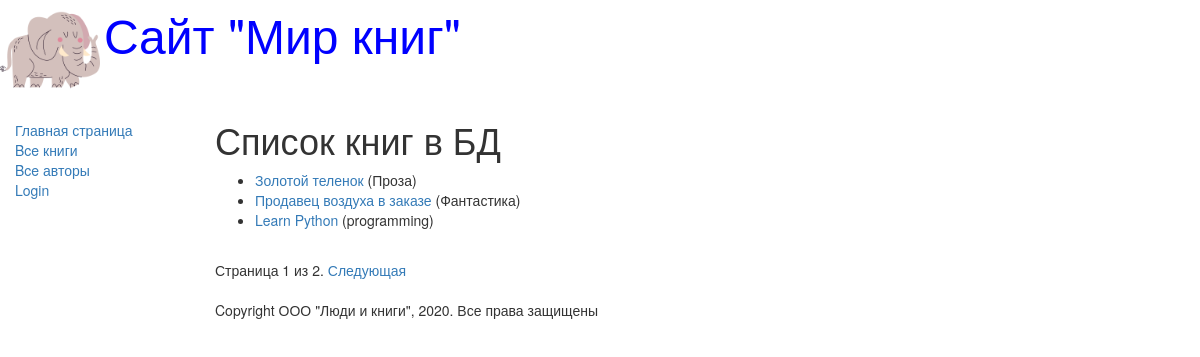
The page /books/ on the database its author committed.
### catalog/models.py (models this page shows, shortened)
class Book(models.Model):
    title = models.CharField(max_length=200, help_text='Ведите название книги',
                             verbose_name='Название книги')
    genre = models.ForeignKey('Genre', on_delete=models.CASCADE,
                              help_text='Выберите жанр книги',
                              verbose_name='Жанр книги', null=True)
    language = models.ForeignKey('Language', on_delete=models.CASCADE,
                                 help_text='Выберите язык книги',
                                 verbose_name='Язык книги', null=True)
    author = models.ManyToManyField('Author', # null=True, <--  null has no effect on ManyToManyField
                              help_text='Выберите автора книги',
                              verbose_name='Автора книги')
    summary = models.TextField(max_length=1000, verbose_name='Аннотация книги',
                               help_text='Введите краткое описание книги')
    isbn = models.CharField(max_length=13, verbose_name='ISBN книги',
                            help_text='Должно содержать 13 символов')
    def get_absolute_url(self):
        return reverse('book-detail', args=[str(self.id)])
    def display_author(self):
        return ', '.join([author.last_name for author in self.author.all()])
    display_author.short_description = 'Авторы'

class Genre(models.Model):
    name = models.CharField(max_length=200, help_text='Введите жанр книги',
                            verbose_name='Жанр книги')
    def __str__(self):
        return self.name

### catalog/views.py (the view)
# urls.py: url(r'^books/$', views.BookListView.as_view(), name='books'), # http://127.0.0.1:8000/books/
class BookListView(generic.ListView):
    model = Book
    paginate_by = 3
    """
    Обобщенное представление выполнит запрос к базе данных,
    получит все записи заданной модели (вооk), а затем заполнит соответствующий
    шаблон для выдачи списка книг ( файл book_list.html), который будет располагаться
    в каталоге ..../WebBooks/templates/catalog/.
    Внутри этого шаблона можно будет получить доступ к списку книг при помощи
    переменной шаблона object_list (в нашем случае- book_list, поскольку имя этой
    переменной формируется по шаблону: model_name_list).
    ПРИМЕЧАНИЕ
    На первый взгляд приведенный у нас путь к файлу шаблона: ..../WebBooks/templates
    /catalog/book_list.html Содержит опечатку. Ведь по факту шаблон должен находиться по
    пути: ..../WebBooks/templates/book_list.htm/.
    Однако обобщенное представление ищет файл шаблона по пути: /application_name/the_model_name_list.html
    (в нашем случае: catalog/book_list.html), т. е. внутри каталога приложения
    /application_name/templates/ (в нашем примере это WebBooks/templates/catalog/book_list.html).
    """

### templates/catalog/book_list.html
{% extends "base_generic.html" %}
{% block content %}
    <h1>Список книг в БД</h1>
    {% if book_list %}
    <ul>
        {% for book in book_list %}
        <li>
            <a href="{{ book.get_absolute_url }}">
                     {{ book.title }}
            </a>
            ({{ book.genre }})
        </li>
        {% endfor %}
    </ul>
    {% else %}
      <p>В базе данных нет книг</p>
    {% endif %}
{% endblock %}

### rows shown on the page
Book: title "Золотой теленок", genre "Проза"
Book: title "Продавец воздуха в заказе", genre "Фантастика"
Book: title "Learn Python", genre "programming"

### other values the page prints
{{ page_obj.number }} "1"
{{ page_obj.paginator.num_pages }} "2"
